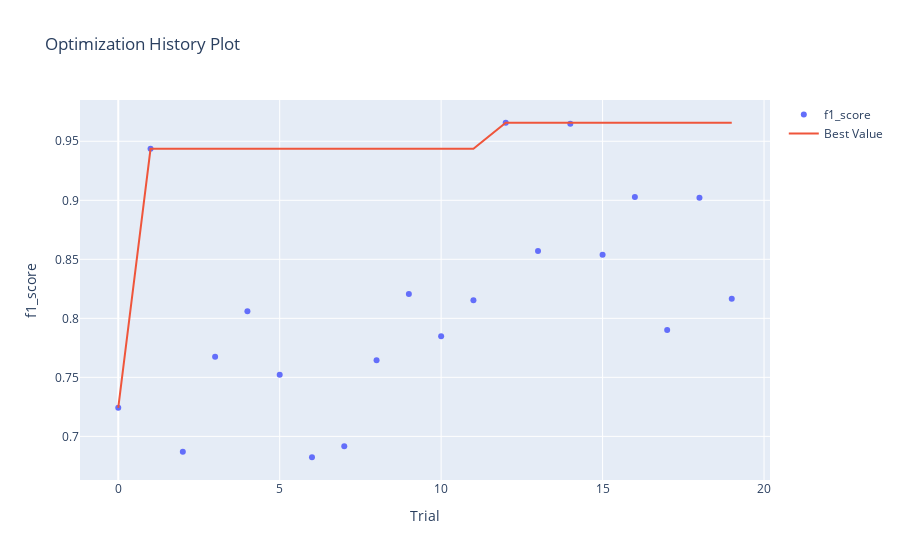

Notebook code cell kept with this figure:
### Code cell
#optuna.visualization.plot_optimization_history(study, target_name="f1_score")

### Figure 1 — Plotly figure (JSON) as saved in the notebook; plotly's stock layout.template omitted (floating-point values rounded to 4 significant figures)
{"data": [{"mode": "markers", "name": "f1_score", "type": "scatter", "x": [0, 1, 2, 3, 4, 5, 6, 7, 8, 9, 10, 11, 12, 13, 14, 15, 16, 17, 18, 19], "y": [0.7242, 0.9436, 0.687, 0.7675, 0.8061, 0.7523, 0.6823, 0.6916, 0.7645, 0.8207, 0.7849, 0.8153, 0.9657, 0.8571, 0.9648, 0.8539, 0.9027, 0.7902, 0.9022, 0.8165]}, {"name": "Best Value", "type": "scatter", "x": [0, 1, 2, 3, 4, 5, 6, 7, 8, 9, 10, 11, 12, 13, 14, 15, 16, 17, 18, 19], "y": [0.7242, 0.9436, 0.9436, 0.9436, 0.9436, 0.9436, 0.9436, 0.9436, 0.9436, 0.9436, 0.9436, 0.9436, 0.9657, 0.9657, 0.9657, 0.9657, 0.9657, 0.9657, 0.9657, 0.9657]}], "layout": {"title": {"text": "Optimization History Plot"}, "xaxis": {"title": {"text": "Trial"}}, "yaxis": {"title": {"text": "f1_score"}}}}
